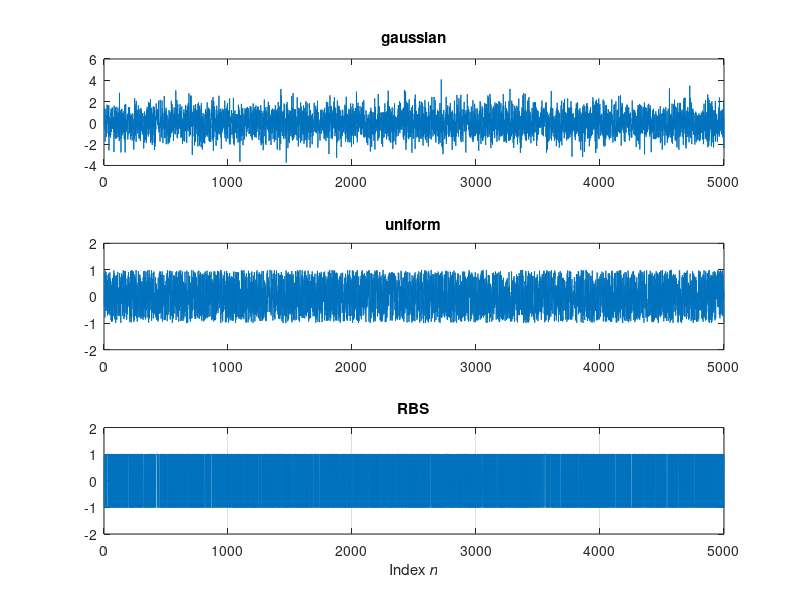
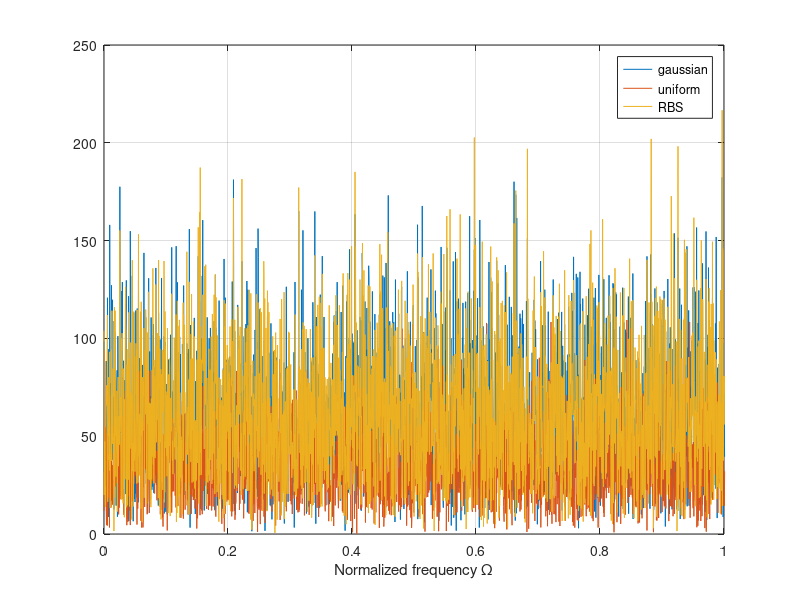
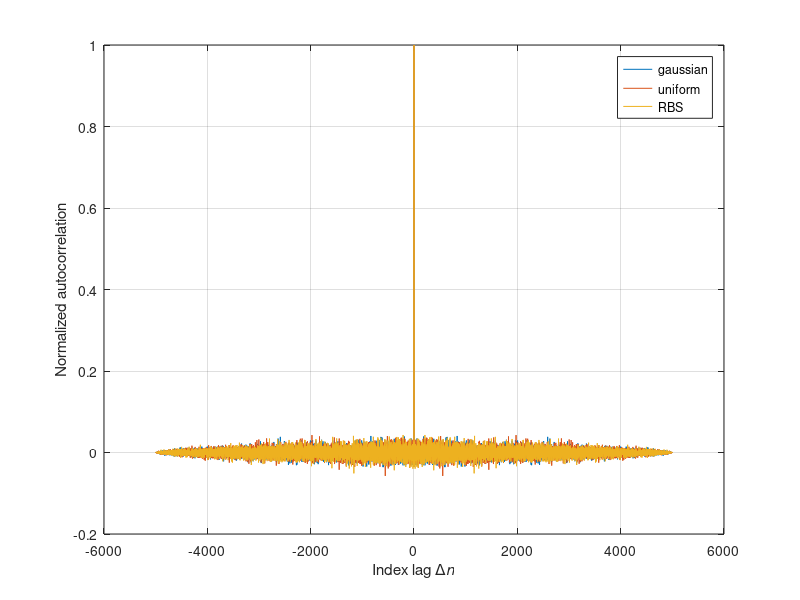

Source code (MATLAB) for these figures, in order:
clear all

nSamples = 5000;

% create signals
% gaussian (normal) distribution 
gaussian = randn(nSamples, 1);
% uniform distribution
uniform = 2*rand(nSamples, 1) - 1;
% random binary sequence 
rbs = sign(gaussian);

figure();
subplot(3,1,1)
plot(gaussian);
title('gaussian')
subplot(3,1,2)
plot(uniform)
title('uniform')
ylim([-2 2])
subplot(3,1,3)
plot(rbs)
title('RBS')
ylim([-2 2])
xlabel('Index {\itn}')
grid on


% plot spectra
normFreq = linspace(0, 2, nSamples);
figure();
plot(normFreq, abs(fft(gaussian)));
hold on
plot(normFreq, abs(fft(uniform)));
plot(normFreq, abs(fft(rbs)));
xlim([0 1])
xlabel('Normalized frequency \Omega')
legend('gaussian', 'uniform', 'RBS')
grid on


% plot auto correlation
lagSamples = (-(nSamples-1) : nSamples-1);
figure();
plot(lagSamples, xcorr(gaussian) ./ max(xcorr(gaussian)));
hold on
plot(lagSamples, xcorr(uniform) ./ max(xcorr(uniform)));
plot(lagSamples, xcorr(rbs) ./ max(xcorr(rbs)));
legend('gaussian', 'uniform', 'RBS')
xlabel('Index lag \Delta{\itn}')
ylabel('Normalized autocorrelation')
grid on
